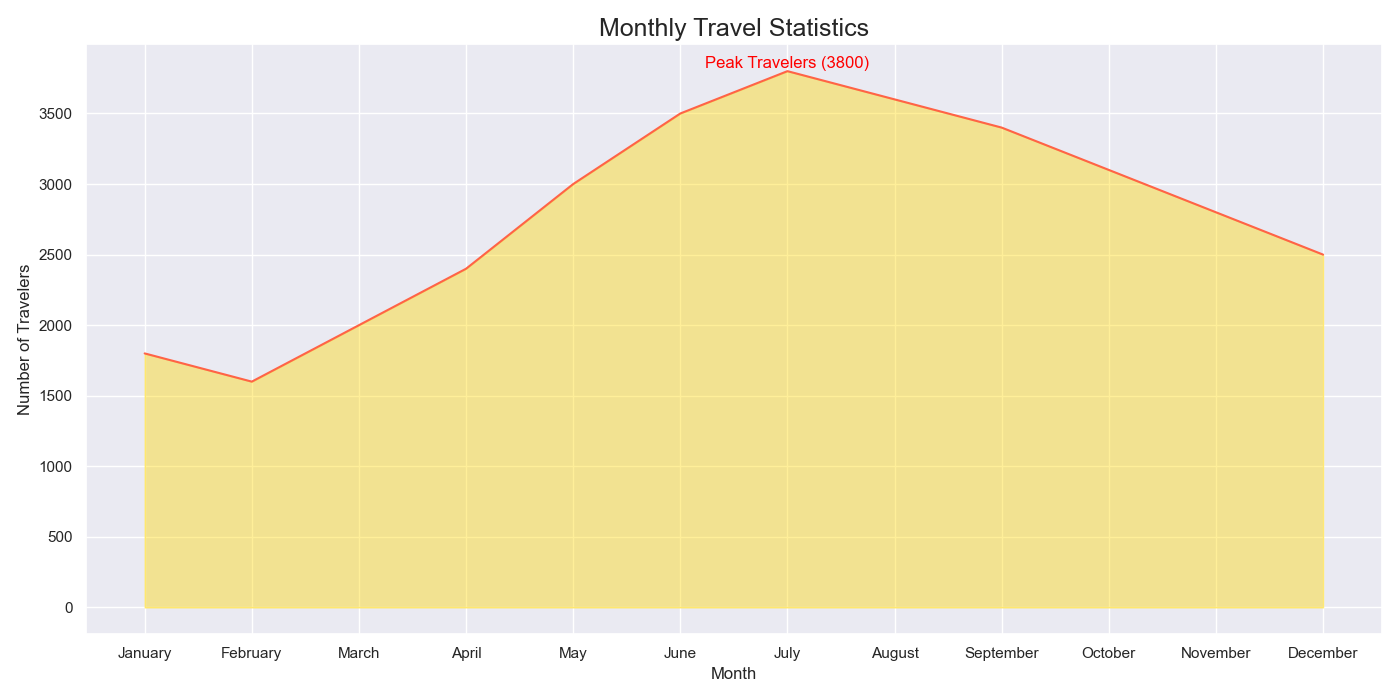

Here is the Python script that generated this plot:

import seaborn as sns
import pandas as pd
import matplotlib.pyplot as plt

# Create a DataFrame from the data
data = {
    'Month': ['January', 'February', 'March', 'April', 'May', 'June', 'July', 
              'August', 'September', 'October', 'November', 'December'],
    'Travelers': [1800, 1600, 2000, 2400, 3000, 3500, 3800, 3600, 3400, 3100, 2800, 2500]
}
df = pd.DataFrame(data)

# Ensure that the Month column is treated as categorical with the correct order
df['Month'] = pd.Categorical(df['Month'], categories=data['Month'], ordered=True)

# Set the aesthetic style of the plots
sns.set_theme()

# Create the area chart
plt.figure(figsize=(14, 7))
area_chart = sns.lineplot(data=df, x='Month', y='Travelers', sort=False, color='#FF6347')
area_chart.fill_between(df['Month'], df['Travelers'], alpha=0.4, color='#FFD700')

# Assign an annotation/text label on the chart for the highest number of travelers
plt.text(x='July', y=3800, s='Peak Travelers (3800)', color='red', va='bottom', ha='center')

# Set chart title and labels
plt.title('Monthly Travel Statistics', fontsize=18)
plt.xlabel('Month')
plt.ylabel('Number of Travelers')

# Finalize and show the plot
plt.tight_layout()
plt.show()
